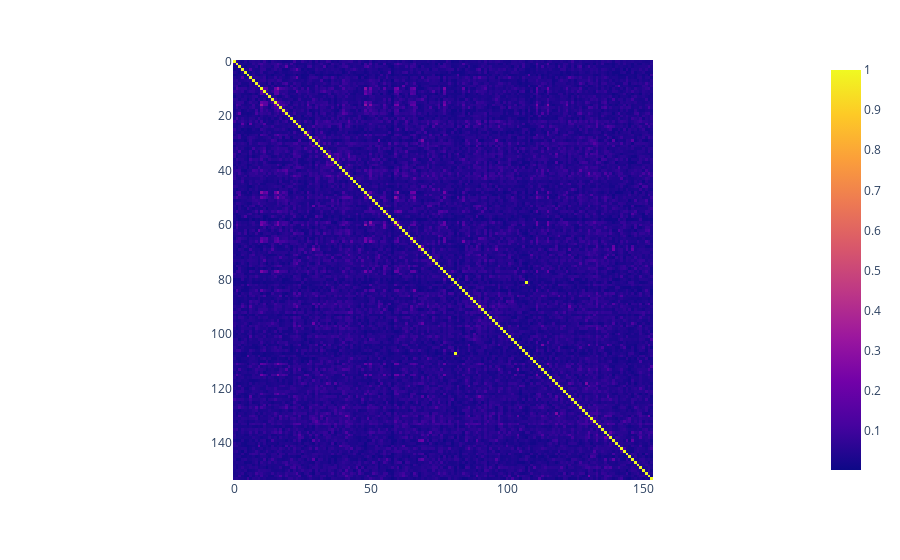

Notebook cell for this chart:
### Markdown cell above
## f. Compare all documents

### Code cell
# TODO: Visualize as a heatmap
corpus_idf = idf(corpus)
sonnet_tfidfs = []
for sonnet in corpus:
    sonnet_tf = tf(corpus[sonnet])
    sonnet_tfidfs.append(tf_idf(corpus_idf, sonnet_tf))
similarity = np.zeros((len(corpus),len(corpus)))
for sonnetA in range(len(corpus)):
    for sonnetB in range(len(corpus)):
        similarity[sonnetA][sonnetB] = cosine_sim(sonnet_tfidfs[sonnetA], sonnet_tfidfs[sonnetB])

fig = px.imshow(similarity, text_auto=False)
fig.show()

### Figure 1 — Plotly figure (JSON) as saved in the notebook; plotly's stock layout.template omitted (floating-point values rounded to 4 significant figures; data arrays with more than 128 entries replaced by an {"elided": "..."} marker saying what was removed)
{"data": [{"coloraxis": "coloraxis", "name": "0", "z": {"elided": "154x154 float values"}, "type": "heatmap", "xaxis": "x", "yaxis": "y", "hovertemplate": "x: %{x}<br>y: %{y}<br>color: %{z}<extra></extra>"}], "layout": {"xaxis": {"anchor": "y", "domain": [0.0, 1.0], "scaleanchor": "y", "constrain": "domain"}, "yaxis": {"anchor": "x", "domain": [0.0, 1.0], "autorange": "reversed", "constrain": "domain"}, "coloraxis": {"colorscale": [[0.0, "#0d0887"], [0.1111, "#46039f"], [0.2222, "#7201a8"], [0.3333, "#9c179e"], [0.4444, "#bd3786"], [0.5556, "#d8576b"], [0.6667, "#ed7953"], [0.7778, "#fb9f3a"], [0.8889, "#fdca26"], [1.0, "#f0f921"]]}, "margin": {"t": 60}}}
